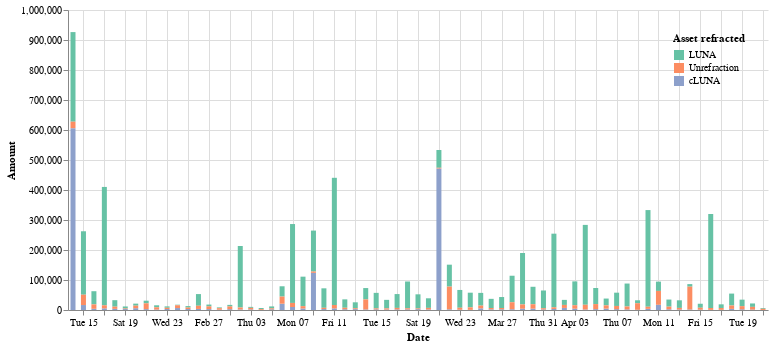

Here is the notebook cell this chart was saved with:
### Markdown cell above
## Refract

### Code cell
cp = ChartProvider()
cp.refraction_asset_time(refract_dp.all_refreact)

### Figure 1 — Vega-Lite specification as saved in the notebook (floating-point values rounded to 4 significant figures; data arrays with more than 128 entries replaced by an {"elided": "..."} marker saying what was removed)
{"config": {"view": {"continuousWidth": 400, "continuousHeight": 300, "strokeOpacity": 0}, "axisX": {"labelAngle": 0}}, "data": {"name": "data-01a84f1cf1a4f8870e0bacae27198986"}, "mark": "bar", "encoding": {"color": {"field": "Asset refracted", "legend": {"direction": "vertical", "legendY": 0, "orient": "top-right", "padding": 5}, "scale": {"scheme": "set2"}, "type": "nominal"}, "tooltip": [{"field": "Date", "format": "%Y-%m-%d %H:%M", "type": "temporal"}, {"field": "Asset refracted", "type": "nominal"}, {"field": "Amount (k)", "type": "nominal"}], "x": {"field": "Date", "sort": {"order": "ascending"}, "type": "temporal"}, "y": {"field": "Amount", "type": "quantitative"}}, "width": 700, "$schema": "https://vega.github.io/schema/vega-lite/v4.17.0.json", "datasets": {"data-01a84f1cf1a4f8870e0bacae27198986": {"elided": "201 records"}}}
